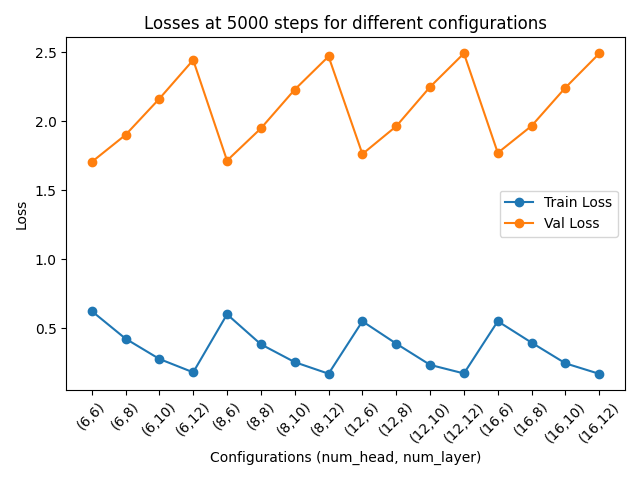

Here is the Python script that generated this plot:
import subprocess
import re
import matplotlib.pyplot as plt
import json
#tuning hyperparameters -- number of heads and layers
def plot_results(results):
    for data in results:
        num_head = data["num_head"]
        num_layer = data["num_layer"]
        losses = data["losses"]

        if not losses:
            print(f"Skipping plot for num_head={num_head}, num_layer={num_layer} due to lack of data.")
            continue

        steps, train_losses, val_losses = zip(*losses)  # Unzipping the tuple
        steps = [int(s) for s in steps]
        train_losses = [float(t) for t in train_losses]
        val_losses = [float(v) for v in val_losses]

        plt.figure(figsize=(10, 5))
        plt.plot(steps, train_losses,'o-', label="Train Loss", color='blue')
        plt.plot(steps, val_losses, 'o-', label="Validation Loss", color='red')

        # Annotating the points
        for i, txt in enumerate(train_losses):
            plt.annotate(f"{txt:.2f}", (steps[i], train_losses[i]), fontsize=9, ha='center', va='bottom')

        for i, txt in enumerate(val_losses):
            plt.annotate(f"{txt:.2f}", (steps[i], val_losses[i]), fontsize=9, ha='center', va='top')

        plt.xlabel("Steps")
        plt.ylabel("Loss")
        plt.title(f"Training for num_head={num_head}, num_layer={num_layer}")
        plt.legend()
        plt.grid(True)
        plt.tight_layout()
        plt.savefig(f'plot_num_head_{num_head}_num_layer_{num_layer}.png')
        plt.show()






def run_training_and_capture_output(num_head, num_layer, max_iters=500):
    command = ["python3", "train.py", "config/train_shakespeare_char.py", f"--n_head={num_head}", f"--n_layer={num_layer}"]

    result = subprocess.run(command, text=True, stderr=subprocess.PIPE, stdout=subprocess.PIPE)
    stdout = result.stdout  # This captures the standard output without the warnings

    if result.returncode != 0:
        print("Error encountered:")
        print(result.stderr)
        return None

    pattern = r"step (\d+): train loss (\d+\.\d+), val loss (\d+\.\d+)"
    matches = re.findall(pattern, stdout)

    data = {
        "num_head": num_head,
        "num_layer": num_layer,
        "losses": matches
    }

    return data

# Range of n_head and n_layer values you want to test
n_heads = [6, 8, 12, 16]
n_layers = [6, 8, 10, 12]

results = []

# for n_head in n_heads:
#     for n_layer in n_layers:
#         result = run_training_and_capture_output(n_head, n_layer)
#         print(result)
#         results.append(result)
#
#
# # Save results to a JSON file
# with open('training_results.json', 'w') as file:
#     json.dump(results, file)

# Plot the results
# plot_results(results)
# print(results)

data = [{"num_head": 6, 'num_layer': 6, 'losses': [('0', '4.2874', '4.2823'), ('250', '1.9735', '2.0763'), ('500', '1.5327', '1.7227'), ('750', '1.3647', '1.5858'), ('1000', '1.2815', '1.5267'), ('1250', '1.2125', '1.4973'), ('1500', '1.1570', '1.4807'), ('1750', '1.1064', '1.4710'), ('2000', '1.0607', '1.4818'), ('2250', '1.0133', '1.4826'), ('2500', '0.9640', '1.5009'), ('2750', '0.9159', '1.5193'), ('3000', '0.8696', '1.5339'), ('3250', '0.8268', '1.5653'), ('3500', '0.7850', '1.5754'), ('3750', '0.7445', '1.6077'), ('4000', '0.7139', '1.6290'), ('4250', '0.6830', '1.6473'), ('4500', '0.6586', '1.6706'), ('4750', '0.6417', '1.6856'), ('5000', '0.6263', '1.7046')]},
  {'num_head': 6, 'num_layer': 8, 'losses': [('0', '4.3099', '4.3027'), ('250', '1.9650', '2.0647'), ('500', '1.5214', '1.7108'), ('750', '1.3421', '1.5681'), ('1000', '1.2459', '1.5097'), ('1250', '1.1755', '1.4777'), ('1500', '1.1125', '1.4678'), ('1750', '1.0533', '1.4659'), ('2000', '0.9984', '1.4908'), ('2250', '0.9303', '1.5052'), ('2500', '0.8691', '1.5263'), ('2750', '0.7955', '1.5741'), ('3000', '0.7375', '1.6128'), ('3250', '0.6759', '1.6596'), ('3500', '0.6233', '1.6959'), ('3750', '0.5705', '1.7402'), ('4000', '0.5332', '1.7740'), ('4250', '0.4972', '1.8135'), ('4500', '0.4677', '1.8500'), ('4750', '0.4421', '1.8789'), ('5000', '0.4262', '1.9007')]},
  {'num_head': 6, 'num_layer': 10, 'losses': [('0', '4.2018', '4.1939'), ('250', '1.9753', '2.0788'), ('500', '1.5361', '1.7338'), ('750', '1.3462', '1.5639'), ('1000', '1.2336', '1.5028'), ('1250', '1.1575', '1.4694'), ('1500', '1.0938', '1.4756'), ('1750', '1.0144', '1.4800'), ('2000', '0.9436', '1.5014'), ('2250', '0.8635', '1.5446'), ('2500', '0.7811', '1.5818'), ('2750', '0.6979', '1.6389'), ('3000', '0.6173', '1.7290'), ('3250', '0.5464', '1.7863'), ('3500', '0.4854', '1.8558'), ('3750', '0.4298', '1.9184'), ('4000', '0.3817', '1.9838'), ('4250', '0.3461', '2.0276'), ('4500', '0.3178', '2.0781'), ('4750', '0.2961', '2.1245'), ('5000', '0.2792', '2.1628')]},
  {"num_head": 6, 'num_layer': 12, 'losses': [('0', '4.2102', "4.2037"), ('250', '1.9825', '2.0883'), ('500', '1.5246', '1.7193'), ('750', '1.3318', '1.5548'), ('1000', '1.2222', '1.4933'), ('1250', '1.1385', '1.4727'), ('1500', '1.0586', '1.4845'), ('1750', '0.9779', '1.4993'), ('2000', '0.8857', '1.5365'), ('2250', '0.7898', '1.5980'), ('2500', '0.6924', '1.6747'), ('2750', '0.5982', '1.7448'), ('3000', '0.5092', '1.8352'), ('3250', '0.4297', '1.9420'), ('3500', '0.3652', '2.0141'), ('3750', '0.3130', '2.1127'), ('4000', '0.2720', '2.1814'), ('4250', '0.2388', '2.2572'), ('4500', '0.2148', '2.3330'), ('4750', '0.1963', '2.4021'), ('5000', '0.1823', '2.4431')]},
  {'num_head': 8, 'num_layer': 6, 'losses': [('0', '4.2869', '4.2818'), ('250', '1.9968', '2.0836'), ('500', '1.5352', '1.7354'), ('750', '1.3586', '1.5853'), ('1000', '1.2638', '1.5176'), ('1250', '1.1974', '1.4950'), ('1500', '1.1428', '1.4761'), ('1750', '1.0928', '1.4774'), ('2000', '1.0478', '1.4800'), ('2250', '0.9983', '1.4895'), ('2500', '0.9466', '1.5026'), ('2750', '0.8989', '1.5234'), ('3000', '0.8512', '1.5363'), ('3250', '0.8074', '1.5684'), ('3500', '0.7639', '1.5935'), ('3750', '0.7226', '1.6205'), ('4000', '0.6907', '1.6389'), ('4250', '0.6606', '1.6621'), ('4500', '0.6342', '1.6842'), ('4750', '0.6158', '1.7011'), ('5000', '0.6024', '1.7150')]},
  {'num_head': 8, 'num_layer': 8, 'losses': [('0', '4.3095', '4.3024'), ('250', '1.9972', '2.0843'), ('500', '1.5244', '1.7139'), ('750', '1.3389', '1.5636'), ('1000', '1.2422', '1.5124'), ('1250', '1.1660', '1.4770'), ('1500', '1.1028', '1.4706'), ('1750', '1.0425', '1.4703'), ('2000', '0.9809', '1.4837'), ('2250', '0.9113', '1.5036'), ('2500', '0.8426', '1.5494'), ('2750', '0.7673', '1.5951'), ('3000', '0.7066', '1.6420'), ('3250', '0.6395', '1.6864'), ('3500', '0.5844', '1.7234'), ('3750', '0.5345', '1.7685'), ('4000', '0.4937', '1.8060'), ('4250', '0.4569', '1.8528'), ('4500', '0.4259', '1.8921'), ('4750', '0.4028', '1.9129'), ('5000', '0.3854', '1.9481')]},
  {"num_head": 8, 'num_layer': 10, 'losses': [('0', '4.2018', '4.1939'), ('250', '1.9957', '2.1035'), ('500', '1.5198', '1.7209'), ('750', '1.3335', '1.5508'), ('1000', '1.2245', '1.5021'), ('1250', '1.1526', '1.4806'), ('1500', '1.0785', '1.4754'), ('1750', '0.9995', '1.4941'), ('2000', '0.9230', '1.5207'), ('2250', '0.8371', '1.5796'), ('2500', '0.7553', '1.6195'), ('2750', '0.6710', '1.6840'), ('3000', '0.5908', '1.7708'), ('3250', '0.5168', '1.8418'), ('3500', '0.4521', '1.9162'), ('3750', '0.3990', '1.9813'), ('4000', '0.3578', '2.0294'), ('4250', '0.3213', '2.0941'), ('4500', '0.2921', '2.1360'), ('4750', '0.2751', '2.1761'), ('5000', '0.2562', '2.2290')]},
  {'num_head': 8, 'num_layer': 12, 'losses': [('0', '4.2107', '4.2042'), ('250', '1.9987', '2.0906'), ('500', '1.5131', '1.6997'), ('750', '1.3220', '1.5523'), ('1000', '1.2131', '1.4894'), ('1250', '1.1280', '1.4778'), ('1500', '1.0469', '1.4913'), ('1750', '0.9654', '1.5130'), ('2000', '0.8722', '1.5448'), ('2250', '0.7729', '1.6220'), ('2500', '0.6758', '1.6974'), ('2750', '0.5827', '1.7598'), ('3000', '0.4919', '1.8503'), ('3250', '0.4117', '1.9763'), ('3500', '0.3478', '2.0469'), ('3750', '0.2969', '2.1400'), ('4000', '0.2552', '2.2242'), ('4250', '0.2259', '2.2847'), ('4500', '0.2009', '2.3747'), ('4750', '0.1850', '2.4288'), ('5000', '0.1724', '2.4693')]},
  {'num_head': 12, 'num_layer': 6, 'losses': [('0', '4.2867', '4.2817'), ('250', '2.0356', '2.1214'), ('500', '1.5294', '1.7319'), ('750', '1.3478', '1.5841'), ('1000', '1.2527', '1.5131'), ('1250', '1.1817', '1.4935'), ('1500', '1.1292', '1.4803'), ('1750', '1.0791', '1.4783'), ('2000', '1.0261', '1.4881'), ('2250', '0.9706', '1.4958'), ('2500', '0.9156', '1.5134'), ('2750', '0.8645', '1.5341'), ('3000', '0.8163', '1.5524'), ('3250', '0.7663', '1.5988'), ('3500', '0.7188', '1.6159'), ('3750', '0.6782', '1.6438'), ('4000', '0.6435', '1.6702'), ('4250', '0.6124', '1.6933'), ('4500', '0.5859', '1.7246'), ('4750', '0.5657', '1.7432'), ('5000', '0.5519', '1.7625')]},
  {'num_head': 12, 'num_layer': 8, 'losses': [('0', '4.3097', '4.3025'), ('250', '2.0398', '2.1184'), ('500', '1.5279', '1.7227'), ('750', '1.3347', '1.5638'), ('1000', '1.2340', '1.5011'), ('1250', '1.1635', '1.4873'), ('1500', '1.0984', '1.4743'), ('1750', '1.0372', '1.4604'), ('2000', '0.9720', '1.4929'), ('2250', '0.9050', '1.5195'), ('2500', '0.8359', '1.5572'), ('2750', '0.7632', '1.5979'), ('3000', '0.7037', '1.6427'), ('3250', '0.6408', '1.6900'), ('3500', '0.5870', '1.7366'), ('3750', '0.5344', '1.7835'), ('4000', '0.4934', '1.8268'), ('4250', '0.4577', '1.8731'), ('4500', '0.4289', '1.9061'), ('4750', '0.4063', '1.9336'), ('5000', '0.3900', '1.9637')]},
  {'num_head': 12, 'num_layer': 10, 'losses': [('0', '4.2011', '4.1932'), ('250', '2.0297', '2.1334'), ('500', '1.5210', '1.7170'), ('750', '1.3290', '1.5419'), ('1000', '1.2177', '1.5004'), ('1250', '1.1375', '1.4714'), ('1500', '1.0635', '1.4780'), ('1750', '0.9864', '1.4972'), ('2000', '0.9051', '1.5118'), ('2250', '0.8155', '1.5725'), ('2500', '0.7326', '1.6121'), ('2750', '0.6457', '1.6840'), ('3000', '0.5672', '1.7655'), ('3250', '0.4928', '1.8424'), ('3500', '0.4291', '1.9165'), ('3750', '0.3748', '1.9856'), ('4000', '0.3342', '2.0453'), ('4250', '0.2987', '2.1080'), ('4500', '0.2710', '2.1553'), ('4750', '0.2526', '2.2031'), ('5000', '0.2363', '2.2485')]},
  {'num_head': 12, 'num_layer': 12, 'losses': [('0', '4.2093', '4.2028'), ('250', '2.0551', '2.1360'), ('500', '1.5258', '1.7104'), ('750', '1.3241', '1.5585'), ('1000', '1.2148', '1.4914'), ('1250', '1.1239', '1.4764'), ('1500', '1.0450', '1.4935'), ('1750', '0.9618', '1.5168'), ('2000', '0.8656', '1.5550'), ('2250', '0.7699', '1.6294'), ('2500', '0.6724', '1.7021'), ('2750', '0.5822', '1.7800'), ('3000', '0.4903', '1.8628'), ('3250', '0.4132', '1.9770'), ('3500', '0.3476', '2.0797'), ('3750', '0.2981', '2.1629'), ('4000', '0.2584', '2.2356'), ('4250', '0.2262', '2.3153'), ('4500', '0.2024', '2.3989'), ('4750', '0.1873', '2.4480'), ('5000', '0.1743', '2.4912')]},
  {'num_head': 16, 'num_layer': 6, 'losses': [('0', '4.2856', '4.2806'), ('250', '2.0641', '2.1502'), ('500', '1.5454', '1.7498'), ('750', '1.3488', '1.5798'), ('1000', '1.2595', '1.5251'), ('1250', '1.1860', '1.4962'), ('1500', '1.1321', '1.4878'), ('1750', '1.0758', '1.4772'), ('2000', '1.0264', '1.4908'), ('2250', '0.9703', '1.5060'), ('2500', '0.9168', '1.5143'), ('2750', '0.8650', '1.5361'), ('3000', '0.8148', '1.5516'), ('3250', '0.7646', '1.6065'), ('3500', '0.7199', '1.6199'), ('3750', '0.6772', '1.6581'), ('4000', '0.6428', '1.6828'), ('4250', '0.6105', '1.7108'), ('4500', '0.5846', '1.7360'), ('4750', '0.5658', '1.7500'), ('5000', '0.5522', '1.7708')]},
  {'num_head': 16, 'num_layer': 8, 'losses': [('0', '4.3105', '4.3034'), ('250', '2.0498', '2.1226'), ('500', '1.5369', '1.7270'), ('750', '1.3440', '1.5748'), ('1000', '1.2424', '1.5184'), ('1250', '1.1711', '1.4924'), ('1500', '1.1071', '1.4736'), ('1750', '1.0450', '1.4811'), ('2000', '0.9846', '1.5034'), ('2250', '0.9154', '1.5224'), ('2500', '0.8467', '1.5661'), ('2750', '0.7760', '1.5984'), ('3000', '0.7176', '1.6378'), ('3250', '0.6506', '1.7013'), ('3500', '0.5970', '1.7338'), ('3750', '0.5445', '1.7851'), ('4000', '0.5083', '1.8195'), ('4250', '0.4693', '1.8678'), ('4500', '0.4396', '1.9034'), ('4750', '0.4173', '1.9280'), ('5000', '0.3970', '1.9664')]},
  {'num_head': 16, 'num_layer': 10, 'losses': [('0', '4.2015', '4.1937'), ('250', '2.0375', '2.1316'), ('500', '1.5239', '1.7188'), ('750', '1.3292', '1.5526'), ('1000', '1.2179', '1.5129'), ('1250', '1.1419', '1.4812'), ('1500', '1.0672', '1.4855'), ('1750', '0.9867', '1.4999'), ('2000', '0.9095', '1.5369'), ('2250', '0.8214', '1.5762'), ('2500', '0.7362', '1.6326'), ('2750', '0.6497', '1.6924'), ('3000', '0.5747', '1.7920'), ('3250', '0.5017', '1.8418'), ('3500', '0.4414', '1.9165'), ('3750', '0.3869', '1.9916'), ('4000', '0.3450', '2.0433'), ('4250', '0.3098', '2.1006'), ('4500', '0.2829', '2.1483'), ('4750', '0.2638', '2.1871'), ('5000', '0.2474', '2.2434')]},
  {'num_head': 16, 'num_layer': 12, 'losses': [('0', '4.2095', '4.2031'), ('250', '2.0502', '2.1285'), ('500', '1.5248', '1.7153'), ('750', '1.3274', '1.5637'), ('1000', '1.2134', '1.4992'), ('1250', '1.1239', '1.4877'), ('1500', '1.0412', '1.4924'), ('1750', '0.9595', '1.5111'), ('2000', '0.8617', '1.5658'), ('2250', '0.7645', '1.6325'), ('2500', '0.6638', '1.7030'), ('2750', '0.5746', '1.7870'), ('3000', '0.4817', '1.8887'), ('3250', '0.4086', '1.9909'), ('3500', '0.3456', '2.0597'), ('3750', '0.2922', '2.1681'), ('4000', '0.2534', '2.2367'), ('4250', '0.2207', '2.3130'), ('4500', '0.2008', '2.3834'), ('4750', '0.1847', '2.4440'), ('5000', '0.1713', '2.4906')]}]



# Extract losses at 5000 steps
configs = []
train_losses = []
val_losses = []

for entry in data:
    num_head = entry["num_head"]
    num_layer = entry["num_layer"]

    for step, train_loss, val_loss in entry["losses"]:
        if step == '5000':
            configs.append((num_head, num_layer))
            train_losses.append(float(train_loss))
            val_losses.append(float(val_loss))
            break

# Plot
fig, ax = plt.subplots()
x_labels = [f"({c[0]},{c[1]})" for c in configs]

ax.plot(x_labels, train_losses, label="Train Loss", marker='o')
ax.plot(x_labels, val_losses, label="Val Loss", marker='o')

ax.set_xlabel('Configurations (num_head, num_layer)')
ax.set_ylabel('Loss')
ax.set_title('Losses at 5000 steps for different configurations')
ax.legend()
# plt.ylim(0, 4)

plt.xticks(rotation=45)
plt.tight_layout()
plt.show()
